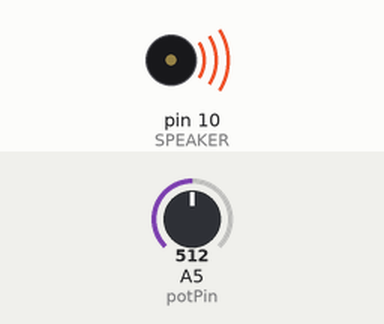
Simulated run of this sketch. Board: Arduino Uno, built with avr-gcc and run on an emulated ATmega328P. Parts: buzzer (waves = sounding). The inputs (shaded band) are chosen by the test bench; at power-on: A5 (potPin) = 512.

Above: at 1.2 s.
1.3 s: A5 (potPin) set to 0
At 1.8 s:
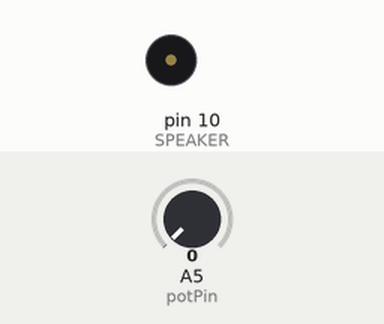
2.8 s: A5 (potPin) set to 122
At 4.1 s:
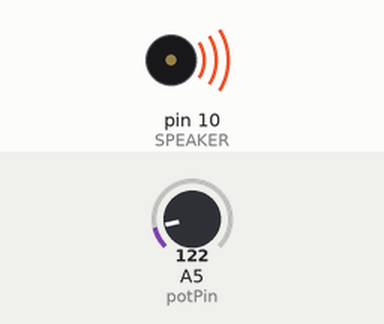
Timing chart, 0 to 5.8 s (numbered marks = the images above; inputs shaded):
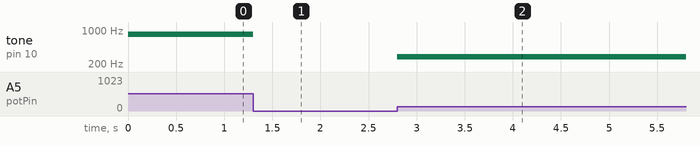

The sketch:

src.ino
```cpp
int potPin = A5;
int SPEAKER = 10;

void setup() {
  // put your setup code here, to run once:
}

void loop() {
  // put your main code here, to run repeatedly:
  int potReading = analogRead (potPin);

  // if the reading is zero, turn it off
  if (potReading == 0) {
    noTone (SPEAKER);
  } else {
    // This is a special function that will take one range of values,
    // in this case the analogue input reading between 0 and 1023, and
    // produce an equivalent point in another range of numbers, in this
    // case a range of frequencies to use for the pitch (120 to 1500 Hz).
    int pitch = map(potReading, 0, 1023, 120, 1500);

    tone (SPEAKER, pitch);
  }
}
```

Measured:
- after the input at 1.3 s, tone on pin 10 (SPEAKER): 810 Hz → silent at once
- after the input at 2.8 s, tone on pin 10 (SPEAKER): silent → 284 Hz at once
